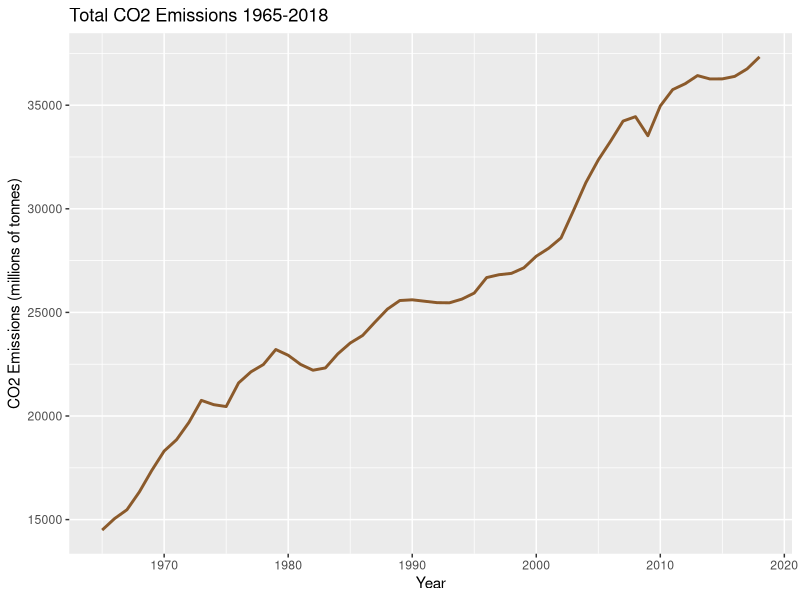
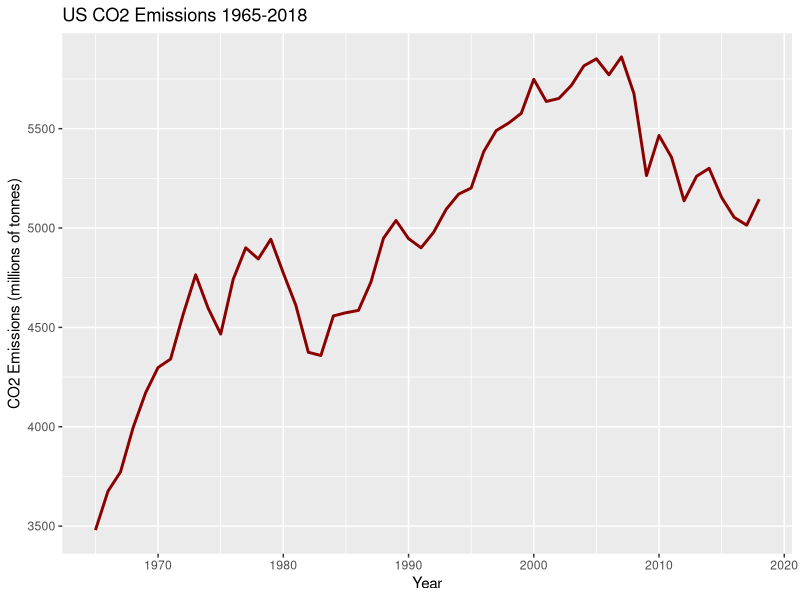
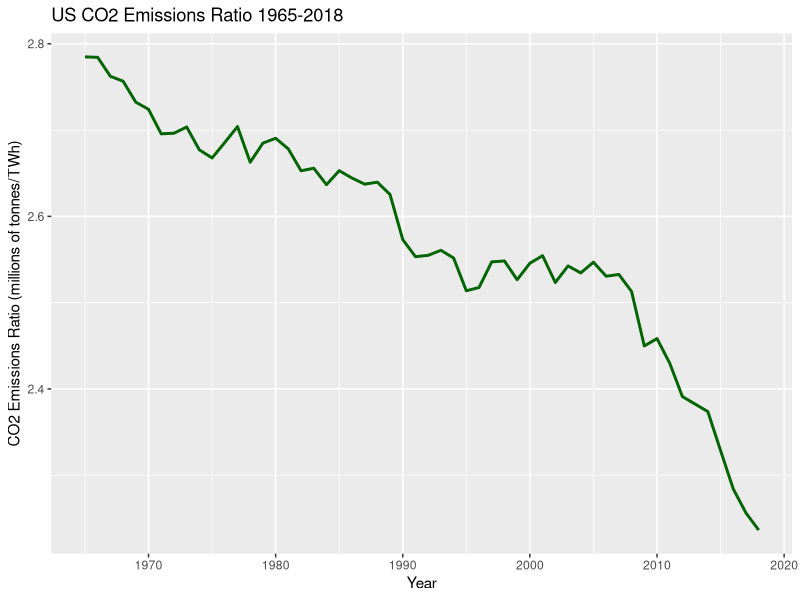
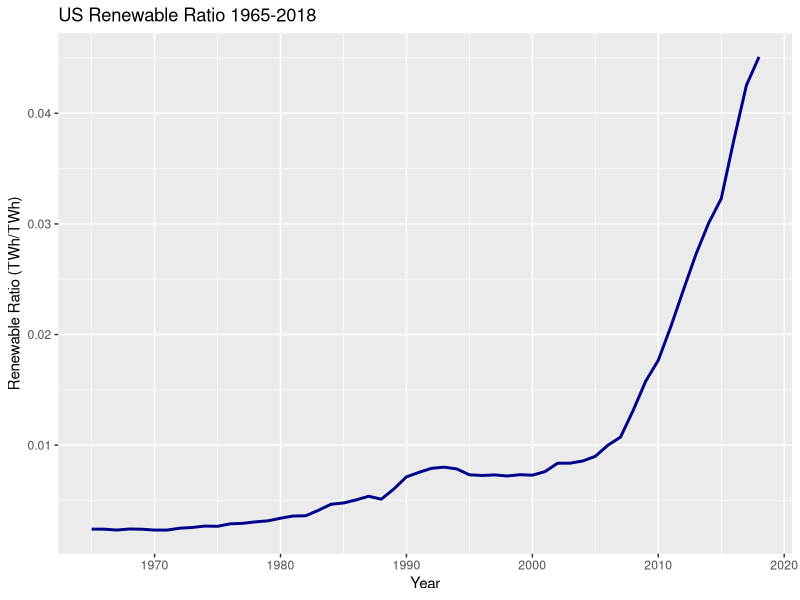
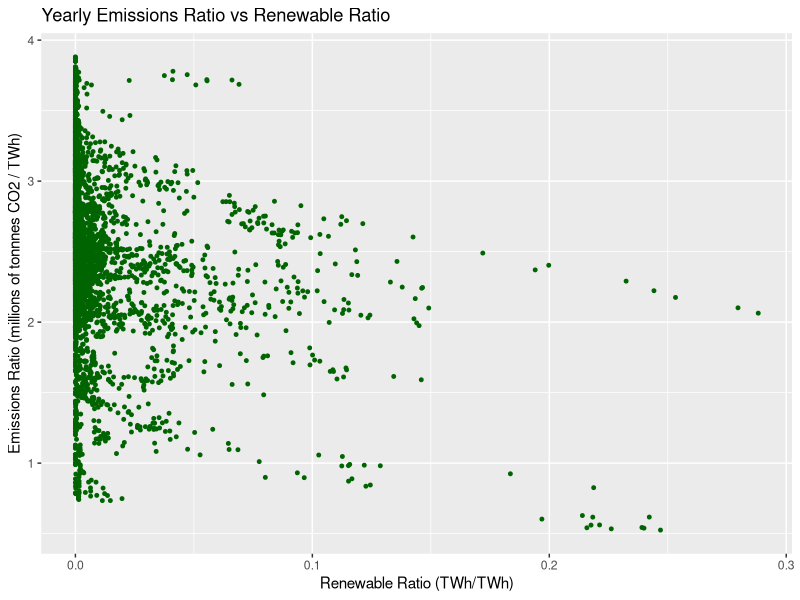

Source code (R) for these figures, in order:
## ---- chunk 1
library(tidyverse)

df <- read.csv("../preprocessed/usage/processed_analysis.csv")
## ---- chunk 2
df %>%
  group_by(year) %>%
  summarise(total_co2 = sum(co2)) %>%
  ggplot(aes(x=year, y=total_co2)) +
    geom_line(color="tan4", size=1) +
    ggtitle("Total CO2 Emissions 1965-2018") +
    labs(x = "Year", y = "CO2 Emissions (millions of tonnes)") 
## ---- chunk 3
ggplot(df[df["country"] == "United States",], aes(x=year, y=co2)) +
  geom_line(color="darkred", size=1) +
  ggtitle("US CO2 Emissions 1965-2018") +
  labs(x = "Year", y = "CO2 Emissions (millions of tonnes)") 
## ---- chunk 4
ggplot(df[df["country"] == "United States",], aes(x=year, y=emission_ratio)) +
  geom_line(color="darkgreen", size=1) +
  ggtitle("US CO2 Emissions Ratio 1965-2018") +
  labs(x = "Year", y = "CO2 Emissions Ratio (millions of tonnes/TWh)") 
## ---- chunk 5
ggplot(df[df["country"] == "United States",], aes(x=year, y=renew_ratio)) +
  geom_line(color="darkblue", size=1) +
  ggtitle("US Renewable Ratio 1965-2018") +
  labs(x = "Year", y = "Renewable Ratio (TWh/TWh)") 
## ---- chunk 6
ggplot(df, aes(x=renew_ratio, y=emission_ratio)) +
  geom_point(color="darkgreen", size=1) +
  ggtitle("Yearly Emissions Ratio vs Renewable Ratio") +
  labs(x = "Renewable Ratio (TWh/TWh)", y = "Emissions Ratio (millions of tonnnes CO2 / TWh)") 
